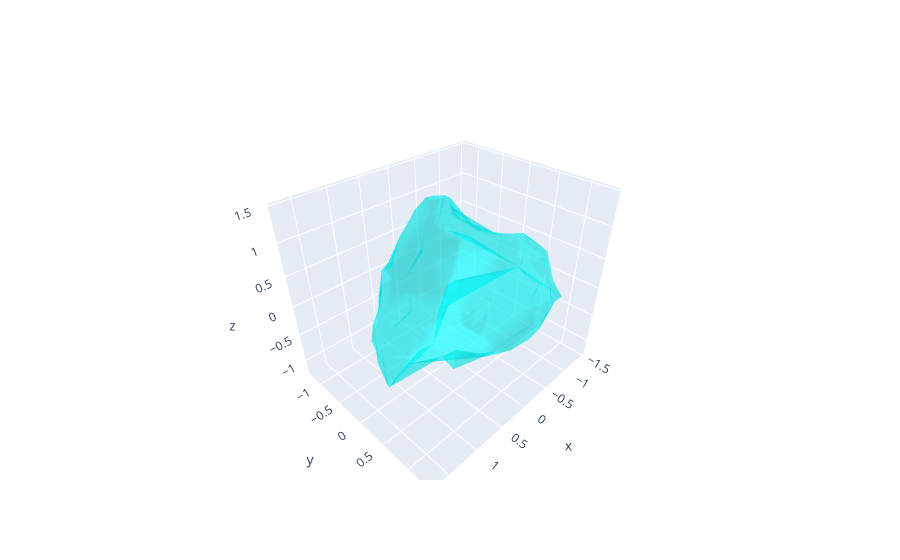

This figure's notebook cell:
### Code cell
import plotly.graph_objects as go
x, y, z = output_pca_transformed[:,0], output_pca_transformed[:,1], output_pca_transformed[:,2]

#fig = go.Figure(data=[go.Mesh3d(x=x, y=y, z=z, color='lightpink', opacity=0.50)])

fig = go.Figure(data=[go.Mesh3d(x=x, y=y, z=z,
                   alphahull=5,
                   opacity=0.4,
                   color='cyan')])
fig.show()

### Figure 1 — Plotly figure (JSON) as saved in the notebook; plotly's stock layout.template omitted (floating-point values rounded to 4 significant figures; data arrays with more than 128 entries replaced by an {"elided": "..."} marker saying what was removed)
{"data": [{"alphahull": 5, "color": "cyan", "opacity": 0.4, "type": "mesh3d", "x": {"elided": "4772 float values"}, "y": {"elided": "4772 float values"}, "z": {"elided": "4772 float values"}}], "layout": {}}
